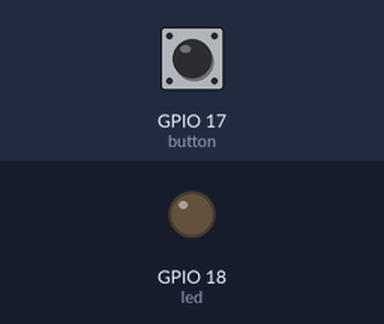
The program below on a simulated Raspberry Pi (BCM pin numbers). On the bench: output pins drawn as LEDs (lit = HIGH). Inputs (shaded band) come from the test bench; at power-on: GPIO 17 (button) HIGH.

Above: at 1.2 s.
1.3 s: GPIO 17 (button) pulled LOW for 0.15 s
At 1.7 s:
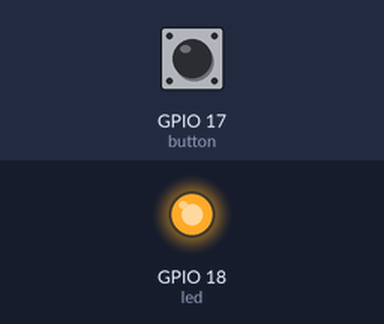
3.8 s: GPIO 17 (button) pulled LOW for 3.2 s
At 9.1 s:
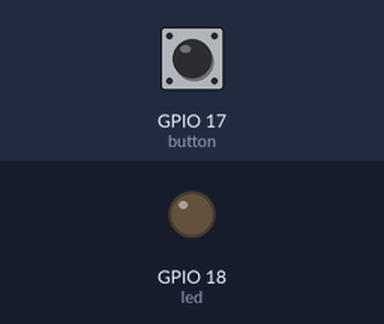
Timing chart, 0 to 10.6 s (numbered marks = the images above; inputs shaded):
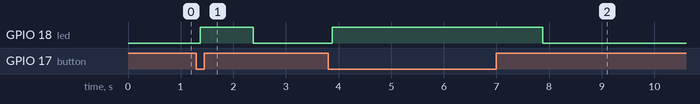

Measured:
- after the input at 1.3 s, GPIO 18 (led): LOW → HIGH after 0.08 s, → LOW 1.0 s later
- after the input at 3.8 s, GPIO 18 (led): LOW → HIGH after 0.08 s, → LOW 4.0 s later

The program:

02_button.py
```python
import RPi.GPIO as GPIO
import time

led = 18
button = 17

GPIO.setmode(GPIO.BCM)
GPIO.setup(led, GPIO.OUT)
GPIO.setup(button,GPIO.IN, pull_up_down=GPIO.PUD_UP)


def buttonIsPressed(pin):
	if GPIO.input(pin) == False:
		return True
	else:
		return False


try:
	while True:
		while buttonIsPressed(button):
			GPIO.output(led , True)
			time.sleep(1)
		GPIO.output(led , False)
		time.sleep(.125)

except Exception as e:
    GPIO.cleanup()
    print(e)
```
